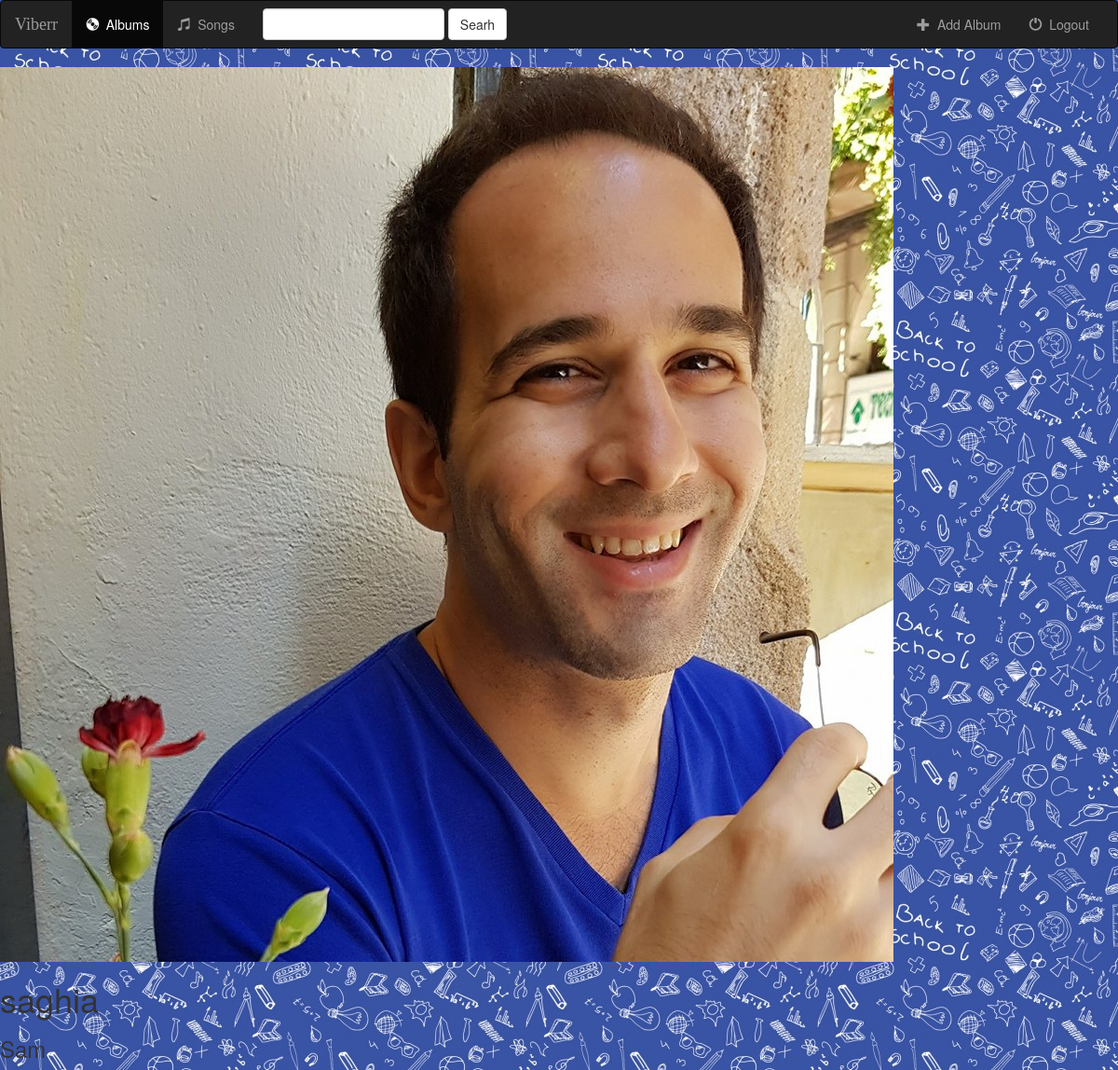
The app's page /music/1/ with its own data.
### music/models.py (models this page shows, shortened)
class Album(models.Model):
    artist = models.CharField(max_length=250)
    album_tittle = models.CharField(max_length=500)
    genre = models.CharField(max_length=100)
    album_logo = models.FileField()

### music/views.py (the view)
# urls.py: url(r'^(?P<pk>[0-9]+)/$', views.DetailView.as_view(), name='detail'),
class DetailView(generic.DeleteView): #detail view of one object
    model = Album #model is predefined
    template_name = 'music/detail.html'

### music/templates/music/detail.html (shortened to what this page needs)
{% extends 'music/base.html' %}
{% block body %}
<img src="{{album.album_logo}}">
<h1>{{ album.album_tittle}}</h1>
<h3>{{album.artist }}</h3>
{% endblock %}

### music/static/music/style.css (style rules this page uses)
body { background: white url("images/background1.jpg"); }

### records on screen
Album: album_logo (picture), album_tittle "saghia", artist "Sam"
